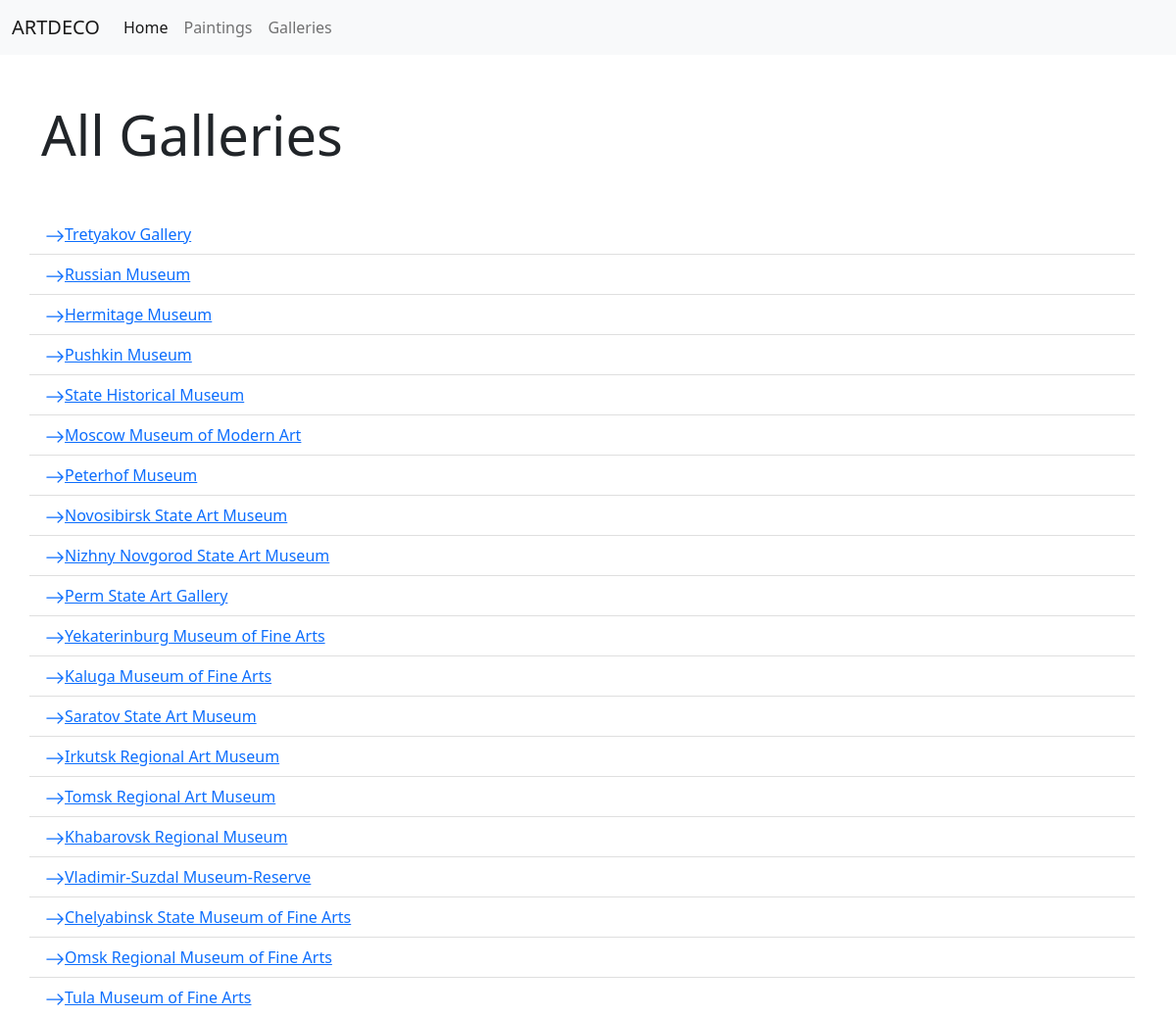
The page /galleries.php on the database its author committed.
### tables this page shows
CREATE TABLE `galleries` (
  `GalleryID` int(11) NOT NULL,
  `Name` varchar(255) DEFAULT NULL,
  `Location` varchar(255) DEFAULT NULL,
  `Address` varchar(255) DEFAULT NULL,
  `ContactInfo` varchar(50) DEFAULT NULL,
  `Website` varchar(255) DEFAULT NULL,
  `OpeningHours` varchar(50) DEFAULT NULL,
  `AdmissionFee` decimal(5,2) DEFAULT NULL,
  `CollectionSize` int(11) DEFAULT NULL,
  `DirectorName` varchar(255) DEFAULT NULL,
  `SpecialExhibitions` varchar(255) DEFAULT NULL,
  `Accessibility` varchar(255) DEFAULT NULL,
  `PublicTransport` varchar(255) DEFAULT NULL,
  `MembershipInfo` varchar(255) DEFAULT NULL
);

### galleries.php (the view, shortened to what this page needs)
<!DOCTYPE html>
<html lang="en">
<head>
    <link href="https://cdn.jsdelivr.net/npm/bootstrap@5.0.2/dist/css/bootstrap.min.css" rel="stylesheet">
</head>
<body>
    <?php include('reusable/nav.php')?>
    <div class="container-fluid">
        <div class="container">
            <div class="row">
                <div class="col">
                    <h1 class="display-4 mt-5 mb-5">All Galleries</h1>
                </div>
            </div>
        </div>
    </div>
    <?php
        require('reusable/con.php');
        $query = "SELECT * FROM galleries";
        $gallery = mysqli_query($connect, $query);
    ?>
    <div class="container-fluid">
        <div class="container">
            <div class="row">
                <?php
                    echo '<ul class="list-group list-group-flush">';
                    foreach($gallery as $gallery){
                        echo '<li class="list-group-item"><a href="gallery.php?id=' . $gallery['GalleryID'] . '"><svg xmlns="http://www.w3.org/2000/svg" width="20" height="20" fill="currentColor" class="bi bi-arrow-right" viewBox="0 0 16 16">
                        <path fill-rule="evenodd" d="M1 8a.5.5 0 0 1 .5-.5h11.793l-3.147-3.146a.5.5 0 0 1 .708-.708l4 4a.5.5 0 0 1 0 .708l-4 4a.5.5 0 0 1-.708-.708L13.293 8.5H1.5A.5.5 0 0 1 1 8"/>
                        </svg>'.$gallery['Name'].'</a></li>';
                    }
                ?>
            </div>
        </div>
    </div>
</body>
</html>

### reusable/nav.php (shortened to what this page needs)
<nav class="navbar navbar-expand-lg navbar-light bg-light">
    <div class="container-fluid">
      <a class="navbar-brand" href="#">ARTDECO</a>
      <div class="collapse navbar-collapse" id="navbarSupportedContent">
        <ul class="navbar-nav me-auto mb-2 mb-lg-0">
          <li class="nav-item">
            <a class="nav-link active" aria-current="page" href="index.php">Home</a>
          </li>
          <li class="nav-item">
            <a class="nav-link" href="paintings.php">Paintings</a>
          </li>
          <li class="nav-item">
            <a class="nav-link" href="galleries.php">Galleries</a>
          </li>
        </ul>
      </div>
    </div>
  </nav>

### rows shown on the page
galleries: Name "Tretyakov Gallery"
galleries: Name "Russian Museum"
galleries: Name "Hermitage Museum"
galleries: Name "Pushkin Museum"
galleries: Name "State Historical Museum"
galleries: Name "Moscow Museum of Modern Art"
galleries: Name "Peterhof Museum"
galleries: Name "Novosibirsk State Art Museum"
galleries: Name "Nizhny Novgorod State Art Museum"
galleries: Name "Perm State Art Gallery"
galleries: Name "Yekaterinburg Museum of Fine Arts"
galleries: Name "Kaluga Museum of Fine Arts"
galleries: Name "Saratov State Art Museum"
galleries: Name "Irkutsk Regional Art Museum"
galleries: Name "Tomsk Regional Art Museum"
galleries: Name "Khabarovsk Regional Museum"
galleries: Name "Vladimir-Suzdal Museum-Reserve"
galleries: Name "Chelyabinsk State Museum of Fine Arts"
galleries: Name "Omsk Regional Museum of Fine Arts"
galleries: Name "Tula Museum of Fine Arts"
